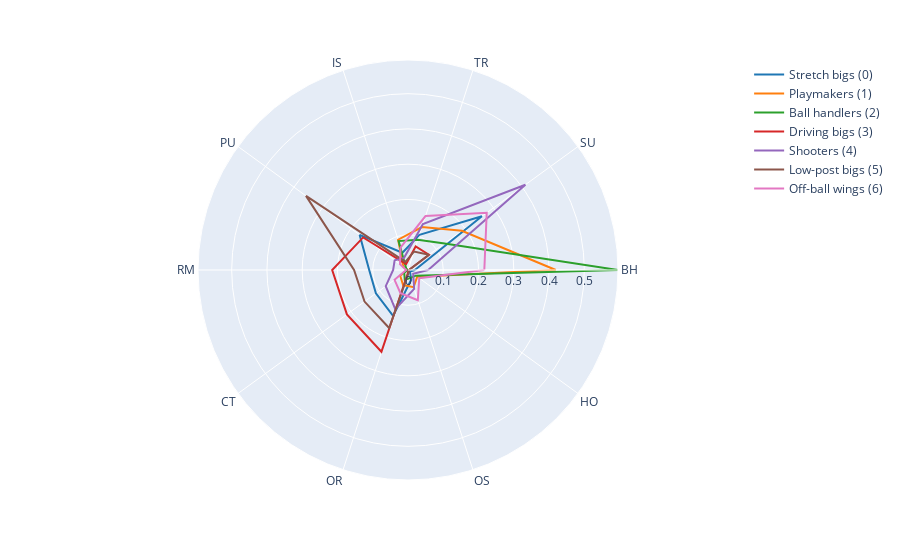

This figure's notebook cell:
### Code cell
def get_polar_plot_cluster(cluster):
    """
    cluster: the cluster number
    """
    r = df_by_cluster[cluster].tolist()
    theta = df_by_cluster.index.tolist()
    g = go.Scatterpolar(r = r + [r[0]], theta = theta + [theta[0]], mode = 'lines',
                        name = labels[cluster], line = {'color': colours[cluster]}, legendgroup = cluster,
                       )
    return g

cluster_fig = px.scatter_polar()
for i in range(7):
    cluster_fig.add_trace((get_polar_plot_cluster(i)))
cluster_fig.update_layout(polar_angularaxis_rotation=0, polar_angularaxis_direction='counterclockwise')

cluster_fig.show()

### Figure 1 — Plotly figure (JSON) as saved in the notebook; plotly's stock layout.template omitted (floating-point values rounded to 4 significant figures)
{"data": [{"legendgroup": "0", "line": {"color": "#1f77b4"}, "mode": "lines", "name": "Stretch bigs (0)", "r": [0.0194, 0.2591, 0.105, 0.05134, 0.1695, 0.1101, 0.1125, 0.1369, 0.0292, 0.006952, 0.0194], "theta": ["BH", "SU", "TR", "IS", "PU", "RM", "CT", "OR", "OS", "HO", "BH"], "type": "scatterpolar"}, {"legendgroup": "1", "line": {"color": "#ff7f0e"}, "mode": "lines", "name": "Playmakers (1)", "r": [0.4192, 0.1889, 0.1279, 0.09043, 0.01649, 0.001256, 0.02735, 0.045, 0.05103, 0.03242, 0.4192], "theta": ["BH", "SU", "TR", "IS", "PU", "RM", "CT", "OR", "OS", "HO", "BH"], "type": "scatterpolar"}, {"legendgroup": "2", "line": {"color": "#2ca02c"}, "mode": "lines", "name": "Ball handlers (2)", "r": [0.5955, 0.1283, 0.09001, 0.08628, 0.00591, 0.0003809, 0.01323, 0.02944, 0.02363, 0.02733, 0.5955], "theta": ["BH", "SU", "TR", "IS", "PU", "RM", "CT", "OR", "OS", "HO", "BH"], "type": "scatterpolar"}, {"legendgroup": "3", "line": {"color": "#d62728"}, "mode": "lines", "name": "Driving bigs (3)", "r": [0.002456, 0.07362, 0.07028, 0.01754, 0.1572, 0.215, 0.2141, 0.2438, 0.004004, 0.002023, 0.002456], "theta": ["BH", "SU", "TR", "IS", "PU", "RM", "CT", "OR", "OS", "HO", "BH"], "type": "scatterpolar"}, {"legendgroup": "4", "line": {"color": "#9467bd"}, "mode": "lines", "name": "Shooters (4)", "r": [0.05717, 0.4115, 0.1372, 0.0362, 0.04684, 0.0421, 0.07801, 0.1166, 0.05621, 0.01815, 0.05717], "theta": ["BH", "SU", "TR", "IS", "PU", "RM", "CT", "OR", "OS", "HO", "BH"], "type": "scatterpolar"}, {"legendgroup": "5", "line": {"color": "#8c564b"}, "mode": "lines", "name": "Low-post bigs (5)", "r": [0.00282, 0.07351, 0.05515, 0.02428, 0.3576, 0.153, 0.1524, 0.173, 0.006816, 0.001527, 0.00282], "theta": ["BH", "SU", "TR", "IS", "PU", "RM", "CT", "OR", "OS", "HO", "BH"], "type": "scatterpolar"}, {"legendgroup": "6", "line": {"color": "#e377c2"}, "mode": "lines", "name": "Off-ball wings (6)", "r": [0.2164, 0.276, 0.1608, 0.06747, 0.02834, 0.005115, 0.0472, 0.06917, 0.09022, 0.03936, 0.2164], "theta": ["BH", "SU", "TR", "IS", "PU", "RM", "CT", "OR", "OS", "HO", "BH"], "type": "scatterpolar"}], "layout": {"legend": {"tracegroupgap": 0}, "margin": {"t": 60}, "polar": {"angularaxis": {"direction": "counterclockwise", "rotation": 0}}, "xaxis": {"anchor": "y", "domain": [0, 1]}, "yaxis": {"anchor": "x", "domain": [0, 1]}}}
